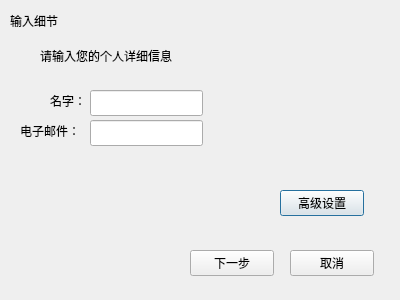
<?xml version="1.0" encoding="UTF-8"?>
<ui version="4.0">
 <class>Dialog</class>
 <widget class="QDialog" name="Dialog">
  <property name="geometry">
   <rect>
    <x>0</x>
    <y>0</y>
    <width>400</width>
    <height>300</height>
   </rect>
  </property>
  <property name="windowTitle">
   <string>Dialog</string>
  </property>
  <widget class="QLabel" name="label">
   <property name="geometry">
    <rect>
     <x>10</x>
     <y>10</y>
     <width>61</width>
     <height>21</height>
    </rect>
   </property>
   <property name="text">
    <string>输入细节</string>
   </property>
   <property name="alignment">
    <set>Qt::AlignJustify|Qt::AlignVCenter</set>
   </property>
   <property name="margin">
    <number>2</number>
   </property>
   <property name="indent">
    <number>-3</number>
   </property>
  </widget>
  <widget class="QLabel" name="label_2">
   <property name="geometry">
    <rect>
     <x>40</x>
     <y>40</y>
     <width>201</width>
     <height>31</height>
    </rect>
   </property>
   <property name="text">
    <string>请输入您的个人详细信息</string>
   </property>
  </widget>
  <widget class="QLabel" name="label_3">
   <property name="geometry">
    <rect>
     <x>50</x>
     <y>90</y>
     <width>41</width>
     <height>21</height>
    </rect>
   </property>
   <property name="text">
    <string>名字：</string>
   </property>
  </widget>
  <widget class="QLabel" name="label_4">
   <property name="geometry">
    <rect>
     <x>20</x>
     <y>120</y>
     <width>71</width>
     <height>21</height>
    </rect>
   </property>
   <property name="text">
    <string>电子邮件：</string>
   </property>
  </widget>
  <widget class="QLineEdit" name="lineEdit">
   <property name="geometry">
    <rect>
     <x>90</x>
     <y>90</y>
     <width>113</width>
     <height>26</height>
    </rect>
   </property>
  </widget>
  <widget class="QLineEdit" name="lineEdit_2">
   <property name="geometry">
    <rect>
     <x>90</x>
     <y>120</y>
     <width>113</width>
     <height>26</height>
    </rect>
   </property>
  </widget>
  <widget class="QPushButton" name="pushButton">
   <property name="geometry">
    <rect>
     <x>280</x>
     <y>190</y>
     <width>84</width>
     <height>26</height>
    </rect>
   </property>
   <property name="text">
    <string>高级设置</string>
   </property>
  </widget>
  <widget class="QPushButton" name="pushButton_2">
   <property name="geometry">
    <rect>
     <x>190</x>
     <y>250</y>
     <width>84</width>
     <height>26</height>
    </rect>
   </property>
   <property name="text">
    <string>下一步</string>
   </property>
  </widget>
  <widget class="QPushButton" name="pushButton_3">
   <property name="geometry">
    <rect>
     <x>290</x>
     <y>250</y>
     <width>84</width>
     <height>26</height>
    </rect>
   </property>
   <property name="text">
    <string>取消</string>
   </property>
  </widget>
 </widget>
 <resources/>
 <connections/>
</ui>
